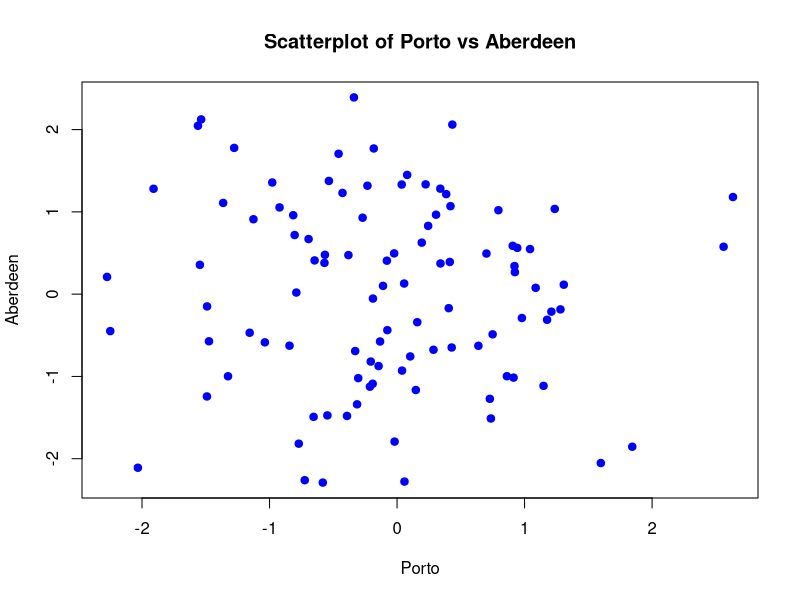
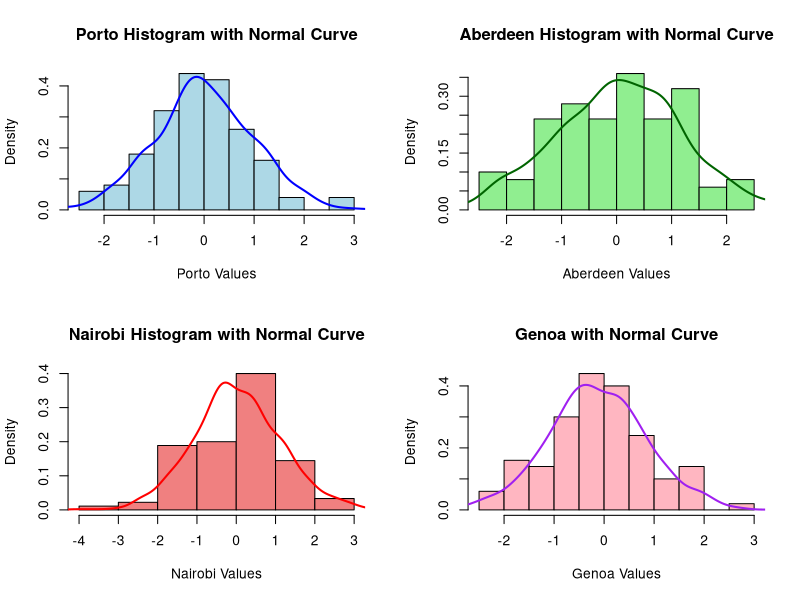

Write R code to recreate these figures, in order.
# Create the data frame
city <- data.frame(
  porto = rnorm(100),
  aberdeen = rnorm(100),
  nairobi = c(rep(NA, 10), rnorm(90)),
  genoa = rnorm(100)
)

# Multiply porto and aberdeen columns
porto_aberdeen <- city$porto * city$aberdeen

# Define a function to multiply two columns
multiply_columns <- function(x, y) {
  return(x * y)
}

# Use the function to multiply the same columns
porto_aberdeen_func <- multiply_columns(x = city$porto, y = city$aberdeen)

# Check if both results are identical
identical(porto_aberdeen, porto_aberdeen_func)

# Scatterplot of Porto vs Aberdeen
plot(city$porto, city$aberdeen, 
     main = "Scatterplot of Porto vs Aberdeen", 
     xlab = "Porto", 
     ylab = "Aberdeen", 
     pch = 19,   # Solid circle points
     col = "blue")  # Color of the points

# Set layout for 2x2 grid
par(mfrow = c(2, 2))

# Porto Histogram with Normal Curve
hist(city$porto, 
     main = "Porto Histogram with Normal Curve", 
     xlab = "Porto Values", 
     col = "lightblue", 
     freq = FALSE)  # Density scale

# Add normal curve for Porto
porto_mean <- mean(city$porto, na.rm = TRUE)
porto_sd <- sd(city$porto, na.rm = TRUE)
normal_sample_porto <- rnorm(1000, mean = porto_mean, sd = porto_sd)
lines(density(normal_sample_porto), col = "blue", lwd = 2)

# Aberdeen Histogram with Normal Curve
hist(city$aberdeen, 
     main = "Aberdeen Histogram with Normal Curve", 
     xlab = "Aberdeen Values", 
     col = "lightgreen", 
     freq = FALSE)

# Add normal curve for Aberdeen
aberdeen_mean <- mean(city$aberdeen, na.rm = TRUE)
aberdeen_sd <- sd(city$aberdeen, na.rm = TRUE)
normal_sample_aberdeen <- rnorm(1000, mean = aberdeen_mean, sd = aberdeen_sd)
lines(density(normal_sample_aberdeen), col = "darkgreen", lwd = 2)

# Nairobi Histogram with Normal Curve
hist(city$nairobi, 
     main = "Nairobi Histogram with Normal Curve", 
     xlab = "Nairobi Values", 
     col = "lightcoral", 
     freq = FALSE, 
     na.rm = TRUE)

# Add normal curve for Nairobi
nairobi_mean <- mean(city$nairobi, na.rm = TRUE)
nairobi_sd <- sd(city$nairobi, na.rm = TRUE)
normal_sample_nairobi <- rnorm(1000, mean = nairobi_mean, sd = nairobi_sd)
lines(density(normal_sample_nairobi), col = "red", lwd = 2)

# Genoa Histogram with Normal Curve
hist(city$genoa, 
     main = "Genoa with Normal Curve", 
     xlab = "Genoa Values", 
     col = "lightpink", 
     freq = FALSE)

# Add normal curve for Genoa
genoa_mean <- mean(city$genoa, na.rm = TRUE)
genoa_sd <- sd(city$genoa, na.rm = TRUE)
normal_sample_genoa <- rnorm(1000, mean = genoa_mean, sd = genoa_sd)
lines(density(normal_sample_genoa), col = "purple", lwd = 2)

